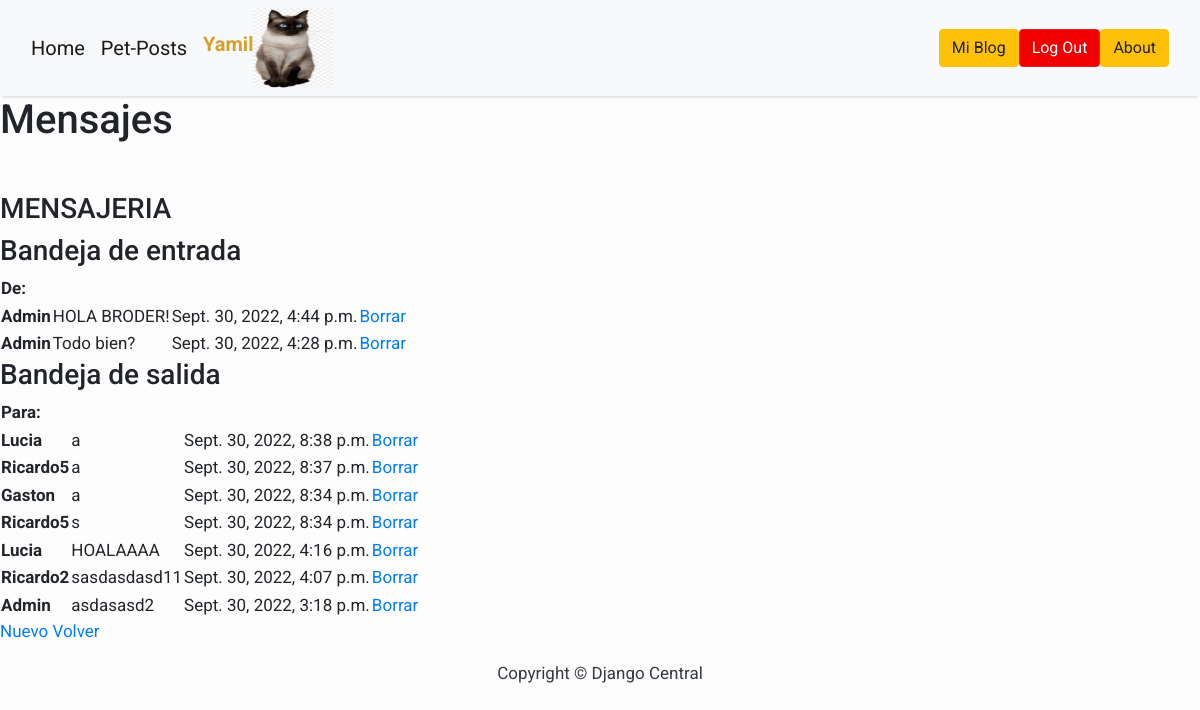
Page /APP_Profile/inbox/ (signed in) on the committed database.
### APP_Profile/models.py (models this page shows, shortened)
class Mensajes(models.Model):
    sender = models.ForeignKey(User, on_delete=models.CASCADE, related_name="sender")
    receiver = models.ForeignKey(User, on_delete=models.CASCADE, related_name="receiver")
    texto=models.TextField()
    sent_at = models.DateTimeField(auto_now_add=True)

### APP_Profile/views.py (the view)
# urls.py: path('inbox/', inbox, name='inbox'),
@login_required
def inbox(request):
    user = request.user
    try:
        avatar = Avatar.objects.get(user=request.user.id)
        avatar = avatar.avatar.url
    except:
        avatar= ''
    messages = Mensajes.objects.filter(Q(receiver=user) | Q(sender=user)).order_by('-sent_at')
    received = messages.filter(receiver=user).order_by('-sent_at')
    sent = messages.filter(sender=user).order_by('-sent_at')
    context = {
        'title': 'MENSAJERIA',
        'user': user,
        'messages': messages,
        'received': received,
        'sent':sent,
        'avatar': avatar,
    }
    return render(request, "APP_Profile/inbox.html", context)

### APP_Profile/Templates/APP_Profile/inbox.html (shortened to what this page needs)
{% extends "APP_B_1/padre.html"%}
{% block content %}
<h1 class='mb-5'>Mensajes </h1>
{% load static %}
<div class="w3-container w3-card-4 w3-margin-top w3-text-indigo">
    <h3>{{title}}</h3>
</div>
<div class="w3-container w3-padding-16">
    <h3 class="w3-monospace w3-indigo">Bandeja de entrada</h3>
    <table class="w3-table-all w3-card-4">
        <thead>
            <tr class="w3-wide">
                <th>De:</th>
                <th></th>
            </tr>
        </thead>
        <tbody>
            {% for msg in received %}
                <tr>
                    <th>{{msg.sender}}</th>
                    <td>{{msg.texto}}
                    <td>{{msg.sent_at}}</td>
                    <td>
                        <a href="{% url 'eliminarMensaje' msg.id %}" class="w3-button w3-round w3-indigo w3-small"> Borrar</a>
                    </td>
                </tr>
            {% endfor %}
        </tbody>
    </table>
</div>
<div class="w3-container w3-padding-16">
    <h3 class="w3-monospace w3-indigo">Bandeja de salida</h3>
    <table class="w3-table-all w3-card-4">
        <thead>
            <tr class="w3-wide">
                <th>Para:</th>
                <th></th>
            </tr>
        </thead>
        <tbody>
            {% for msg in sent %}
                <tr>
                    <th>{{msg.receiver}}</th>
                    <td>{{msg.texto}}
                    <td>{{msg.sent_at}}</td>
                    <td>
                        <a href="{% url 'eliminarMensaje' msg.id %}" class="w3-button w3-round w3-indigo w3-small"> Borrar</a>
                    </td>
                </tr>
            {% endfor %}
        </tbody>
    </table>
</div>
<div class="w3-bar w3-padding-32 w3-center">
    <a button type="button" class="w3-button w3-round-large w3-button w3-large w3-indigo" href=" {% url 'mensaje_nuevo' %} ">Nuevo</button></a>
    <a button type="button" class="w3-button w3-round-large w3-button w3-large w3-indigo" href=" {% url 'inbox' %} ">Volver</button></a>
</div>
{% endblock %}

### APP_B_1/Templates/APP_B_1/padre.html (shortened to what this page needs)
<!DOCTYPE html>
<html>
    <head>
        <link rel="stylesheet" href="https://maxcdn.bootstrapcdn.com/bootstrap/4.0.0/css/bootstrap.min.css"
 />
    </head>
    <body>
        <nav class="navbar navbar-expand-lg navbar-light bg-light shadow" id="mainNav">
            <div class="container-fluid">
                <a class="navbar-brand" href="{% url 'home' %}">Home </a>
                <a class="navbar-brand" href="{% url 'posts' %}">Pet-Posts </a>
                {% if user.is_authenticated %}
                <div class="w3-container w3-pale-blue w3-leftbar w3-rightbar w3-border-blue w3-center">
                    <h5 style="color:rgb(214, 160, 43)"> <b>{{user.username}}</b></h5>
                </div>
                <div class="w3-card-4 w3-center w3-black w3-display-container">
                    <img src="{{avatar}}" class="w3-circle"  width="80px" height="80px" alt="avatar">
                </div>
              {% endif %}
                <div class="collapse navbar-collapse" id="navbarResponsive">
                    <ul class="navbar-nav ml-auto">
                        <li class="nav-item text-black">
                            {% if user.is_authenticated %}
                            <a class="btn btn-warning" href="{% url 'mi_blog' %}">Mi Blog</a>
                            <li class="nav-item text-black">
                            <a class="btn btn-danger" href="{% url 'logout' %}">Log Out</a>
                            {% endif %}
                        <li class="nav-item text-black">
                            <a class="btn btn-warning" href="{% url 'about' %}">About</a>
                        </li>
                    </ul>
                </div>
            </div>
        </nav>
        {% block content %}{% endblock content %}
        <footer class="py-3 bg-grey">
            <p class="m-0 text-dark text-center ">Copyright &copy; Django Central</p>
        </footer>
    </body>
</html>

### APP_B_1/Templates/APP_B_1/padre.html (style rules this page uses)
body { font-family: "Roboto", sans-serif; font-size: 17px; background-color: #fdfdfd; }
.shadow { box-shadow: 0 4px 2px -2px rgba(0, 0, 0, 0.1); }
.btn-danger { color: #fff; background-color: #f00000; border-color: #dc281e; }

### rows in the picture
Mensajes: sender "Admin", texto "HOLA BRODER!", sent_at "Sept. 30, 2022, 4:44 p.m."
Mensajes: sender "Admin", texto "Todo bien?", sent_at "Sept. 30, 2022, 4:28 p.m."
Mensajes: receiver "Lucia", texto "a", sent_at "Sept. 30, 2022, 8:38 p.m."
Mensajes: receiver "Ricardo5", texto "a", sent_at "Sept. 30, 2022, 8:37 p.m."
Mensajes: receiver "Gaston", texto "a", sent_at "Sept. 30, 2022, 8:34 p.m."
Mensajes: receiver "Ricardo5", texto "s", sent_at "Sept. 30, 2022, 8:34 p.m."
Mensajes: receiver "Lucia", texto "HOALAAAA", sent_at "Sept. 30, 2022, 4:16 p.m."
Mensajes: receiver "Ricardo2", texto "sasdasdasd11", sent_at "Sept. 30, 2022, 4:07 p.m."
Mensajes: receiver "Admin", texto "asdasasd2", sent_at "Sept. 30, 2022, 3:18 p.m."

### other values in the picture
{{ user.username }} "Yamil"
{{ title }} "MENSAJERIA"
